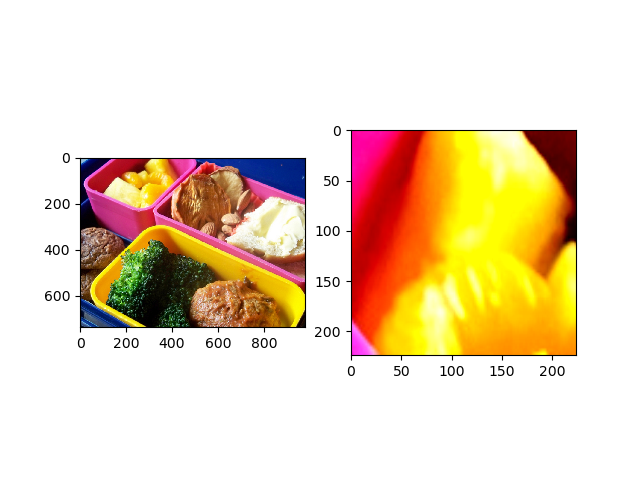

This figure's Python source:
import random
import torch
import numpy as np
import matplotlib.pyplot as plt
import math

import torch.nn as nn

from util.misc import NestedTensor
from data_generator.coco import get_coco_data_generator#, build_dataset
from data_generator.AVD import build_AVD_dataset, get_avd_data_generator
from data_generator.GMU_kitchens import build_GMU_dataset, get_gmu_data_generator
from data_generator.Objects365 import build_365_dataset, get_365_data_generator
from data_generator.transforms import DeNormalize
from util.data_utils import display_data
from configs.vision_focusnet_config import Config

from models.position_encoding import build_position_encoding
from models.backbone import build_backbone
from models.template_encoder import build_resnet_template_encoder


if __name__ == "__main__":
    cfg = Config()
    denorm = DeNormalize([0.485, 0.456, 0.406], [0.229, 0.224, 0.225])
    # import PIL
    # img = PIL.Image.open("/home/jure/datasets/Objects365/data/images/train/objects365_v1_00262750.jpg")
    # plt.imshow(img)
    # plt.savefig("test123.png")
    # exit()
    
    # ds = Objects365Loader(root_dir="/home/jure/datasets/Objects365/data", split="train")
    # print(len(ds))
    # ds.show(1)
    # print(ann)
    # plt.imshow(tgt_img)
    # plt.savefig("asd.png")
 
    # Test data loader
    if False:
        
        train_data_loader, test_data_loader = get_gmu_data_generator(cfg)
        i = 0
        
        data = next(iter(train_data_loader))

        display_data(data)
        
    if True:
        
        train_data_loader, test_data_loader = get_365_data_generator(cfg)
        i = 0
        for i, data in enumerate(train_data_loader):
            if i%100 == 0:
                print(f"{i}/{len(train_data_loader)}")
            _, _, targets = data
            
        display_data(data)
        
    # Test position encoding
    if False:
        position_encoding = build_position_encoding(cfg)
        ten = NestedTensor(torch.zeros(1, 3, 16, 16), torch.zeros(1, 16, 16, dtype=torch.bool))
        
        pos = position_encoding(ten) #
        print(pos.shape)
        # Plot the position encoding
        plt.imshow(pos[0, 140].detach().numpy())
        plt.savefig("position_encoding.png")
        
    # Test backbone
    if False:
        backbone = build_backbone(cfg)
        img = NestedTensor(torch.zeros(1, 3, 32, 32), torch.zeros(1, 32, 32, dtype=torch.bool))
        
        out, pos = backbone(img)
        print(len(out))
        print(out[0].tensors.shape)
        print(pos[0].shape)
          
    exit()